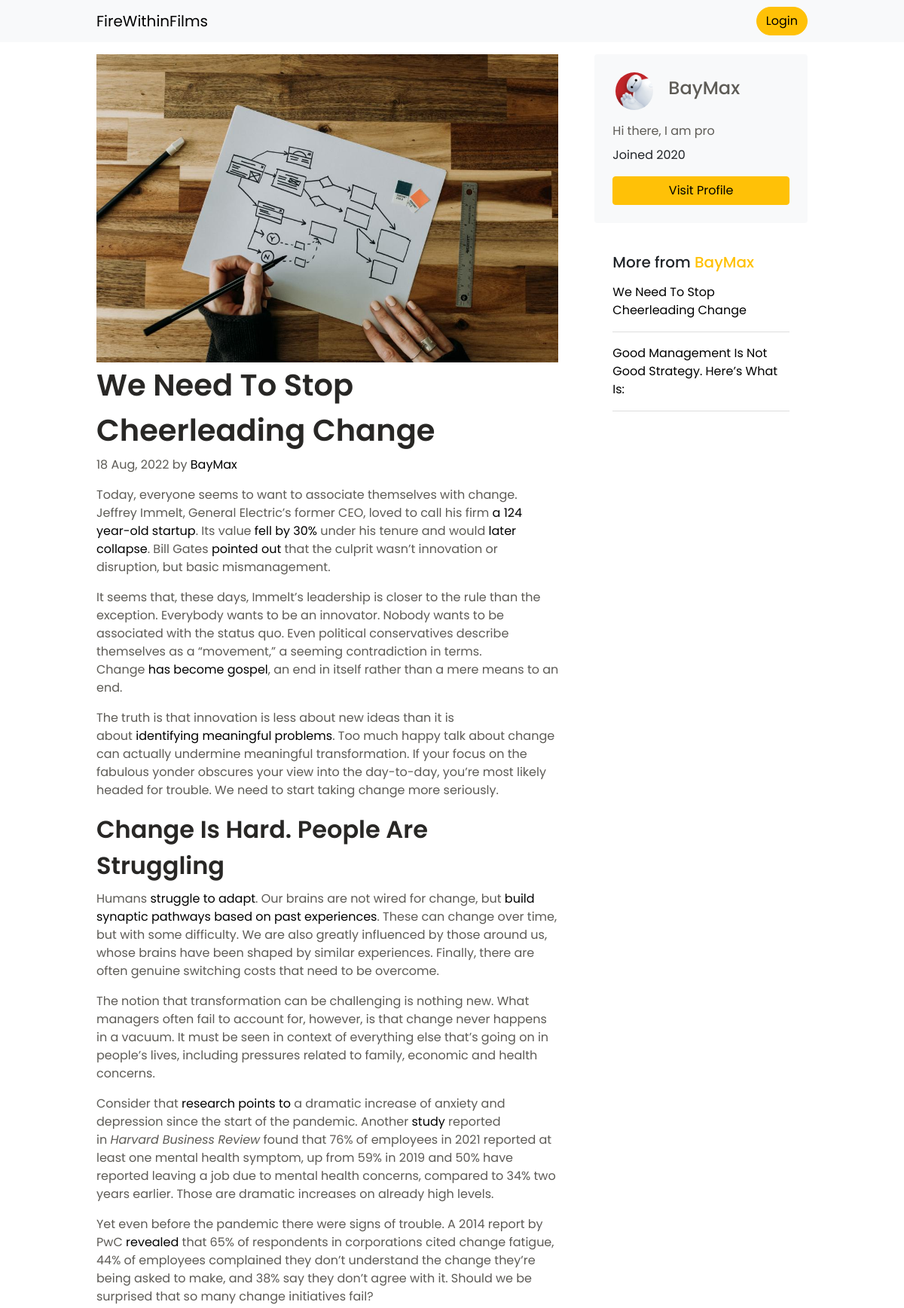
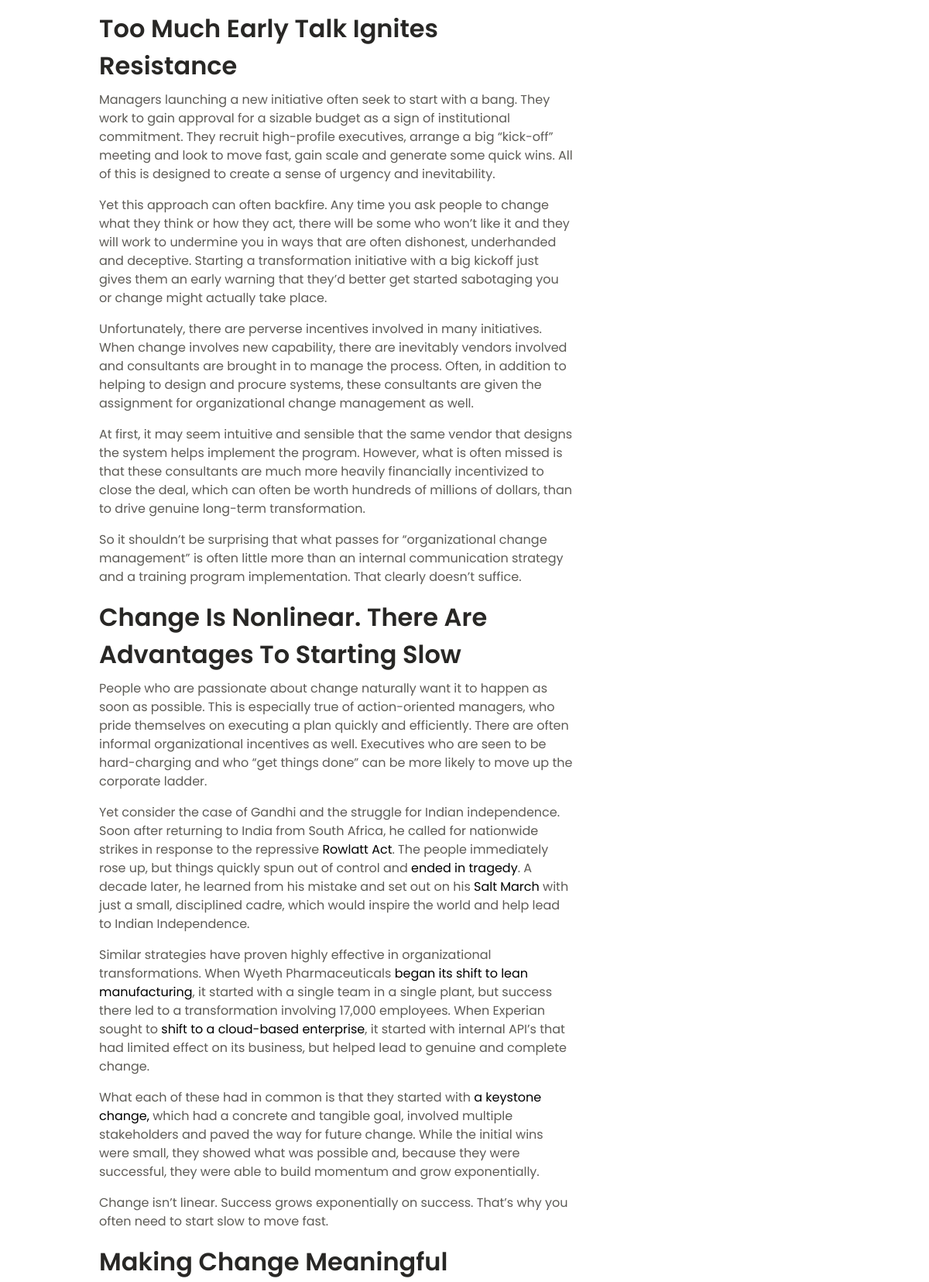
/user/post/1/ (signed in, upper part), run on the app's committed database (2 pictures, top to bottom).
### firewithinfilms/models.py (models this page shows)
class UserPost(db.Model):
    __tablename__ = 'user_post'
    id = db.Column(db.Integer, primary_key=True)
    title = db.Column(db.String(100), nullable=False)
    date_posted = db.Column(db.DateTime, nullable=False, default=datetime.utcnow)
    content = db.Column(db.Text, nullable=False)
    image_file = db.Column(db.String(20))
    user_id = db.Column(db.Integer, db.ForeignKey('user.id'), nullable=False)

class User(db.Model, UserMixin):
    __tablename__ = 'user'
    id = db.Column(db.Integer, primary_key=True)
    username = db.Column(db.String(20), unique=True, nullable=False)
    name = db.Column(db.String(100))
    email = db.Column(db.String(120), unique=True, nullable=False)
    image_file = db.Column(db.String(20), default='default.jpg')
    password = db.Column(db.String(60), nullable=False)
    user_role = db.Column(db.String(60), default="user")
    join_date = db.Column(db.DateTime, nullable=False, default=datetime.utcnow)
    details = db.relationship('UserDetails', backref='details', lazy=True)
    reviews = db.relationship('UserReviews', backref='reviews', lazy=True)
    posts = db.relationship('UserPost', backref='author', lazy=True)

class UserDetails(db.Model):
    __tablename__ = 'user_details'
    id = db.Column(db.Integer, primary_key=True)
    user_headline = db.Column(db.String(100), default="Your Headline")
    country = db.Column(db.String(100), default='India')
    description = db.Column(db.Text, nullable=False, default="Write about yourself")
    primary_lang = db.Column(db.String(100), default='N/A')
    secondary_lang = db.Column(db.String(100), default='N/A')
    skill_1 = db.Column(db.String(100), default='N/A')
    skill_2 = db.Column(db.String(100), default='N/A')
    skill_3 = db.Column(db.String(100), default='N/A')
    skill_4 = db.Column(db.String(100), default='N/A')
    skill_5 = db.Column(db.String(100), default='N/A')
    education_institue_name = db.Column(db.String(300), default='N/A')
    education_graduation_name = db.Column(db.String(300), default='N/A')
    education_institue_country = db.Column(db.String(100), default='N/A')
    education_graduation_year = db.Column(db.String(100), default="0")
    user_id = db.Column(db.Integer, db.ForeignKey('user.id'), nullable=False)

### firewithinfilms/user/views.py (the view)
@user.route("/user/post/<int:post_id>/")
def user_post(post_id):
    post = UserPost.query.get_or_404(post_id)
    post_author_details = UserDetails.query.filter_by(user_id=post.author.id)
    author_all_post = UserPost.query.filter_by(user_id=post.author.id).all()
    print('======= author all post =============')
    print(author_all_post)
    print('====================')
    post_query = UserPost.query.paginate(1, 4, False)
    suggest_post_author = post_query.items
    print('======= suggested post author =============')
    print(suggest_post_author)
    for author in suggest_post_author:
        print(author.author.name)
    print('====================')
    if post.image_file:
        image_file = url_for('static', filename='pictures/' + post.image_file)
        image_file_status = True
        print(f'image url is {image_file}')
        print(f'image is {post.image_file}')
        return render_template('user/post.html', title=post.title, post=post, image_file=image_file, image_file_status=image_file_status, post_author_details=post_author_details, author_all_post=author_all_post, suggest_post_author=suggest_post_author)
    else:
        image_file_status = False
    return render_template('user/post.html', title=post.title, post=post, image_file_status=image_file_status, post_author_details=post_author_details,author_all_post=author_all_post, suggest_post_author=suggest_post_author)

### firewithinfilms/models.py (called while the page is built)
@login_manager.user_loader
def load_user(user_id):
    return User.query.get(int(user_id))

### firewithinfilms/templates/user/post.html (shortened to what this page needs)
{% extends 'root.html' %}
{% block head %}
<link
    href="https://cdn.jsdelivr.net/npm/bootstrap@5.1.3/dist/css/bootstrap.min.css"
    rel="stylesheet"
>
{% endblock %}
{% block content %}
<header class="mb-3">
	{% include "helpers/_post_nav.html" %}
</header>
<main class="container">
	<div class="row g-5 mb-5">
		<div class="col-md-8">
			{% if image_file_status != False %}
			<div>
				<img
					src="{{ image_file }}"
					alt="Cover image for {{ post.title }}"
					class="img-fluid"
				/>
			</div>
			{% endif %}
			<article class="blog-post">
				<h1 class="blog-post-title mb-1"> {{ post.title }}  </h1>
				<p class="blog-post-meta">
					{{ post.date_posted.strftime('%d %b, %Y') }} by
					<a href="#">{{ post.author.name }}</a>
				</p>
				<p> {{ post.content | safe }} </p>
			</article>
		</div>
		<div class="col-md-4">
			<div class="position-sticky" style="top: 2rem;">
				<div class="p-4 mb-3 bg-light rounded">
					<div class="card__header flex flex-j-start flex-a-center">
						<div class="card__header-img-container mx-1">
							<img
								src="{{ url_for('static', filename='profile_pics/' + current_user.image_file) }}"
								class="avatar"
								alt=""
							/>
						</div>
						<div class="card__header-title-container ms-3">
							<h4 class="card__header-title">
								{{ post.author.name }}
							</h4>
						</div>
					</div>
					<p class="mb-0 mt-3">
						{{ post_author_details[0].description }}
					</p>
					<p class="my-2 text-dark"> Joined 2020</p>
					<div class="d-grid">
						<button class="btn btn-warning mt-2">Visit Profile</button>
					</div>
				</div>
				<div class="p-4">
					<h5 class="text-dark mb-3">More from
						<span class="text-warning"> {{ post.author.name }}</span>
					</h5>
					<ol class="list-unstyled mb-2">
						{% for author_post in author_all_post %}
							<li>
								<a href="#">
									<div class="more__post">
										<p>{{ author_post.title }}</p>
									</div>
								</a>
							</li>
						{% endfor %}
					</ol>
				</div>
			</div>
		</div>
	</div>
</main>
{% endblock content %}

### firewithinfilms/templates/root.html (shortened to what this page needs)
<!DOCTYPE html>
<html>
    <head>
        <link
            href="https://unpkg.com/boxicons@2.0.9/css/boxicons.min.css"
            rel="stylesheet"
        />
        {% block head %} {% endblock %}
        <link
            rel="stylesheet"
            href="{{ url_for('static', filename='assets/scripts/reuse.css') }}"
        />
        <link
            rel="stylesheet"
            href="{{ url_for('static', filename='assets/scripts/root.css') }}"
        />
    </head>
    <body>
        {% block content %} {% endblock %}
    </body>
</html>

### firewithinfilms/templates/helpers/_post_nav.html
<nav class="navbar bg-light">
  <div class="container container-fluid">
    <a class="navbar-brand">FireWithinFilms</a>
    <a class="btn btn-warning rounded-pill">
        Login
    </a>
  </div>
</nav>

### firewithinfilms/static/assets/scripts/reuse.css (style rules this page uses)
:root { --header-height: 3rem; --hue: 45; --sat: 98%; --first-color: hsl(var(--hue), var(--sat), 60%); --first-color-light: hsl(var(--hue), var(--sat), 85%); --first-color-lighten: hsl(var(--hue), var(--sat), 80%); --first-color-alt: hsl(var(--hue), var(--sat), 53%); --title-color: hsl(var(--hue), 4%, 15%); --text-color: hsl(var(--hue), 4%, 35%); --text-color-light: hsl(var(--hue), 4%, 65%); --body-color: hsl(var(--hue), 0%, 100%); --container-color: #fff; --scroll-bar-color: hsl(var(--hue), 4%, 85%); --scroll-thumb-color: hsl(var(--hue), 4%, 75%); --body-font: "Poppins", sans-serif; --biggest-font-size: 2.25rem; --h1-font-size: 1.5rem; --h2-font-size: 1.25rem; --h3-font-size: 1rem; --normal-font-size: 0.938rem; --small-font-size: 0.813rem; --smaller-font-size: 0.75rem; --font-semi-bold: 600; --font-bold: 700; --font-normal: 500; --img-transition: 0.3s; --img-hidden: hidden; --img-scale: scale(1.1); --mb-0-5: 0.5rem; --mb-0-75: 0.75rem; --mb-1: 1rem; --mb-1-5: 1.5rem; --mb-2: 2rem; --z-tooltip: 10; --z-fixed: 100; }
@media screen and (min-width: 968px) { :root { --biggest-font-size: 4rem; --h1-font-size: 2.25rem; --h2-font-size: 1.5rem; --h3-font-size: 1.25rem; --normal-font-size: 1rem; --small-font-size: 0.875rem; --smaller-font-size: 0.813rem; } }
.mb-5 { margin-bottom: var(--mb-0-5); }
.mb-1 { margin-bottom: var(--mb-1); }
.mx-1 { margin-right: var(--mb-1); }
.mt-2 { margin-top: var(--mb-2); }
.mb-2 { margin-bottom: var(--mb-2); }
.my-2 { margin-top: var(--mb-2); }
.container { max-width: 968px; margin-right: auto; margin-left: auto; }
@media (min-width: 576px) { .container { max-width: 540px; } }
@media (min-width: 768px) { .container { max-width: 720px; } }
@media (min-width: 992px) { .container { max-width: 960px; } }
@media (min-width: 1200px) { .container { max-width: 1140px; } }
.flex { display: flex; }
.flex-j-start { justify-content: flex-start; }
.flex-a-center { align-items: center; }
.img__round-sm, .avatar { height: 50px; width: 50px; border-radius: 50%; }
@media screen and (min-width: 1024px) { .container { margin-left: auto; margin-right: auto; } }

### firewithinfilms/static/assets/scripts/root.css (style rules this page uses)
:root { --header-height: 3rem; --hue: 45; --sat: 98%; --first-color: hsl(var(--hue), var(--sat), 60%); --first-color-light: hsl(var(--hue), var(--sat), 85%); --first-color-lighten: hsl(var(--hue), var(--sat), 80%); --first-color-alt: hsl(var(--hue), var(--sat), 53%); --title-color: hsl(var(--hue), 4%, 15%); --text-color: hsl(var(--hue), 4%, 35%); --text-color-light: hsl(var(--hue), 4%, 65%); --body-color: hsl(var(--hue), 0%, 100%); --container-color: #fff; --scroll-bar-color: hsl(var(--hue), 4%, 85%); --scroll-thumb-color: hsl(var(--hue), 4%, 75%); --body-font: "Poppins", sans-serif; --biggest-font-size: 2.25rem; --h1-font-size: 1.5rem; --h2-font-size: 1.25rem; --h3-font-size: 1rem; --normal-font-size: 0.938rem; --small-font-size: 0.813rem; --smaller-font-size: 0.75rem; --font-semi-bold: 600; --font-bold: 700; --font-normal: 500; --img-transition: 0.3s; --img-hidden: hidden; --img-scale: scale(1.1); --mb-0-5: 0.5rem; --mb-0-75: 0.75rem; --mb-1: 1rem; --mb-1-5: 1.5rem; --mb-2: 2rem; --z-tooltip: 10; --z-fixed: 100; }
@media screen and (min-width: 968px) { :root { --biggest-font-size: 4rem; --h1-font-size: 2.25rem; --h2-font-size: 1.5rem; --h3-font-size: 1.25rem; --normal-font-size: 1rem; --small-font-size: 0.875rem; --smaller-font-size: 0.813rem; } }
html { scroll-behavior: smooth; }
body { font-family: var(--body-font); font-size: var(--normal-font-size); background-color: var(--body-color); color: var(--text-color); transition: 0.5s; }
h1, h2, h3 { font-weight: var(--font-semi-bold); color: var(--title-color); line-height: 1.5; }
a { text-decoration: none; color: #000; }
img { max-width: 100%; height: auto; }
button, input, textarea { font-family: var(--body-font); font-size: var(--normal-font-size); }
button { cursor: pointer; border: none; outline: none; }
.container { max-width: 968px; }
.more__post { margin-bottom: 1rem; border-bottom: 1px solid #dedede; }
@media screen and (min-width: 768px) { body { margin: 0; } }
@media screen and (min-width: 1024px) { .container { margin-left: auto; margin-right: auto; } }

### data on the page
UserPost: title "We Need To Stop Cheerleading Change", date_posted "18 Aug, 2022", content "Today, everyone seems to want to associate themselves with change. Jeffrey Immelt, General Electric’s former CEO, loved to call his firm a 124 year-old startup . Its value fell by 30% under his tenure and would later collapse . Bill Gates pointed out that the culprit wasn’t innovation or disruption, but basic mismanagement. It seems that, these days, Immelt’s leadership is closer to the rule than the exception. Everybody wants to be an innovator. Nobody wants to be associated with the status quo. Even political conservatives describe themselves as a “movement,” a seeming contradiction in terms. Change has become gospel , an end in itself rather than a mere means to an end. The truth is that…"
User: author.name "BayMax", image_file (placeholder picture)
UserDetails: description "Hi there, I am pro"
UserPost: title "Good Management Is Not Good Strategy. Here’s What Is:"
